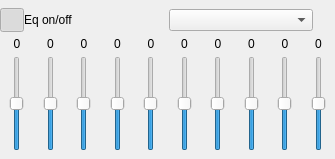
<?xml version="1.0" encoding="UTF-8"?>
<ui version="4.0">
 <class>GUI_Equalizer</class>
 <widget class="QDockWidget" name="GUI_Equalizer">
  <property name="geometry">
   <rect>
    <x>0</x>
    <y>0</y>
    <width>335</width>
    <height>159</height>
   </rect>
  </property>
  <property name="sizePolicy">
   <sizepolicy hsizetype="MinimumExpanding" vsizetype="Minimum">
    <horstretch>0</horstretch>
    <verstretch>0</verstretch>
   </sizepolicy>
  </property>
  <property name="minimumSize">
   <size>
    <width>300</width>
    <height>152</height>
   </size>
  </property>
  <property name="features">
   <set>QDockWidget::DockWidgetClosable|QDockWidget::DockWidgetVerticalTitleBar</set>
  </property>
  <property name="allowedAreas">
   <set>Qt::AllDockWidgetAreas</set>
  </property>
  <property name="windowTitle">
   <string>Equalizer</string>
  </property>
  <widget class="QWidget" name="dockWidgetContents">
   <property name="sizePolicy">
    <sizepolicy hsizetype="Preferred" vsizetype="Preferred">
     <horstretch>0</horstretch>
     <verstretch>0</verstretch>
    </sizepolicy>
   </property>
   <layout class="QGridLayout" name="gridLayout">
    <property name="leftMargin">
     <number>0</number>
    </property>
    <property name="topMargin">
     <number>8</number>
    </property>
    <property name="rightMargin">
     <number>0</number>
    </property>
    <property name="bottomMargin">
     <number>8</number>
    </property>
    <property name="horizontalSpacing">
     <number>0</number>
    </property>
    <property name="verticalSpacing">
     <number>5</number>
    </property>
    <item row="0" column="1" colspan="10">
     <layout class="QHBoxLayout" name="horizontalLayout">
      <item>
       <widget class="QPushButton" name="but_enabled">
        <property name="minimumSize">
         <size>
          <width>24</width>
          <height>24</height>
         </size>
        </property>
        <property name="maximumSize">
         <size>
          <width>24</width>
          <height>24</height>
         </size>
        </property>
        <property name="text">
         <string/>
        </property>
        <property name="iconSize">
         <size>
          <width>18</width>
          <height>18</height>
         </size>
        </property>
        <property name="checkable">
         <bool>true</bool>
        </property>
        <property name="checked">
         <bool>true</bool>
        </property>
        <property name="flat">
         <bool>false</bool>
        </property>
       </widget>
      </item>
      <item>
       <widget class="QLabel" name="label_11">
        <property name="text">
         <string>Eq on/off</string>
        </property>
       </widget>
      </item>
      <item>
       <widget class="QComboBox" name="combo_presets">
        <property name="maximumSize">
         <size>
          <width>5000</width>
          <height>16777215</height>
         </size>
        </property>
       </widget>
      </item>
      <item>
       <widget class="QPushButton" name="btn_preset">
        <property name="sizePolicy">
         <sizepolicy hsizetype="Fixed" vsizetype="Fixed">
          <horstretch>0</horstretch>
          <verstretch>0</verstretch>
         </sizepolicy>
        </property>
        <property name="maximumSize">
         <size>
          <width>22</width>
          <height>22</height>
         </size>
        </property>
        <property name="toolTip">
         <string>Save as custom</string>
        </property>
        <property name="text">
         <string notr="true"/>
        </property>
        <property name="iconSize">
         <size>
          <width>18</width>
          <height>18</height>
         </size>
        </property>
        <property name="flat">
         <bool>true</bool>
        </property>
       </widget>
      </item>
     </layout>
    </item>
    <item row="5" column="6">
     <widget class="QLabel" name="label_6">
      <property name="sizePolicy">
       <sizepolicy hsizetype="MinimumExpanding" vsizetype="Preferred">
        <horstretch>0</horstretch>
        <verstretch>0</verstretch>
       </sizepolicy>
      </property>
      <property name="text">
       <string>0</string>
      </property>
      <property name="alignment">
       <set>Qt::AlignCenter</set>
      </property>
     </widget>
    </item>
    <item row="5" column="7">
     <widget class="QLabel" name="label_7">
      <property name="sizePolicy">
       <sizepolicy hsizetype="MinimumExpanding" vsizetype="Preferred">
        <horstretch>0</horstretch>
        <verstretch>0</verstretch>
       </sizepolicy>
      </property>
      <property name="text">
       <string>0</string>
      </property>
      <property name="alignment">
       <set>Qt::AlignCenter</set>
      </property>
     </widget>
    </item>
    <item row="5" column="8">
     <widget class="QLabel" name="label_8">
      <property name="sizePolicy">
       <sizepolicy hsizetype="MinimumExpanding" vsizetype="Preferred">
        <horstretch>0</horstretch>
        <verstretch>0</verstretch>
       </sizepolicy>
      </property>
      <property name="text">
       <string>0</string>
      </property>
      <property name="alignment">
       <set>Qt::AlignCenter</set>
      </property>
     </widget>
    </item>
    <item row="5" column="9">
     <widget class="QLabel" name="label_9">
      <property name="sizePolicy">
       <sizepolicy hsizetype="MinimumExpanding" vsizetype="Preferred">
        <horstretch>0</horstretch>
        <verstretch>0</verstretch>
       </sizepolicy>
      </property>
      <property name="text">
       <string>0</string>
      </property>
      <property name="alignment">
       <set>Qt::AlignCenter</set>
      </property>
     </widget>
    </item>
    <item row="5" column="10">
     <widget class="QLabel" name="label_10">
      <property name="sizePolicy">
       <sizepolicy hsizetype="MinimumExpanding" vsizetype="Preferred">
        <horstretch>0</horstretch>
        <verstretch>0</verstretch>
       </sizepolicy>
      </property>
      <property name="text">
       <string>0</string>
      </property>
      <property name="alignment">
       <set>Qt::AlignCenter</set>
      </property>
     </widget>
    </item>
    <item row="5" column="5">
     <widget class="QLabel" name="label_5">
      <property name="sizePolicy">
       <sizepolicy hsizetype="MinimumExpanding" vsizetype="Preferred">
        <horstretch>0</horstretch>
        <verstretch>0</verstretch>
       </sizepolicy>
      </property>
      <property name="text">
       <string>0</string>
      </property>
      <property name="alignment">
       <set>Qt::AlignCenter</set>
      </property>
     </widget>
    </item>
    <item row="5" column="4">
     <widget class="QLabel" name="label_4">
      <property name="sizePolicy">
       <sizepolicy hsizetype="MinimumExpanding" vsizetype="Preferred">
        <horstretch>0</horstretch>
        <verstretch>0</verstretch>
       </sizepolicy>
      </property>
      <property name="text">
       <string>0</string>
      </property>
      <property name="alignment">
       <set>Qt::AlignCenter</set>
      </property>
     </widget>
    </item>
    <item row="5" column="3">
     <widget class="QLabel" name="label_3">
      <property name="sizePolicy">
       <sizepolicy hsizetype="MinimumExpanding" vsizetype="Preferred">
        <horstretch>0</horstretch>
        <verstretch>0</verstretch>
       </sizepolicy>
      </property>
      <property name="text">
       <string>0</string>
      </property>
      <property name="alignment">
       <set>Qt::AlignCenter</set>
      </property>
     </widget>
    </item>
    <item row="5" column="2">
     <widget class="QLabel" name="label_2">
      <property name="sizePolicy">
       <sizepolicy hsizetype="MinimumExpanding" vsizetype="Preferred">
        <horstretch>0</horstretch>
        <verstretch>0</verstretch>
       </sizepolicy>
      </property>
      <property name="text">
       <string>0</string>
      </property>
      <property name="alignment">
       <set>Qt::AlignCenter</set>
      </property>
     </widget>
    </item>
    <item row="5" column="1">
     <widget class="QLabel" name="label">
      <property name="sizePolicy">
       <sizepolicy hsizetype="MinimumExpanding" vsizetype="Preferred">
        <horstretch>0</horstretch>
        <verstretch>0</verstretch>
       </sizepolicy>
      </property>
      <property name="text">
       <string>0</string>
      </property>
      <property name="alignment">
       <set>Qt::AlignCenter</set>
      </property>
     </widget>
    </item>
    <item row="6" column="9">
     <widget class="QSlider" name="sli_8">
      <property name="sizePolicy">
       <sizepolicy hsizetype="MinimumExpanding" vsizetype="MinimumExpanding">
        <horstretch>0</horstretch>
        <verstretch>0</verstretch>
       </sizepolicy>
      </property>
      <property name="minimumSize">
       <size>
        <width>0</width>
        <height>80</height>
       </size>
      </property>
      <property name="maximumSize">
       <size>
        <width>16777215</width>
        <height>5000</height>
       </size>
      </property>
      <property name="minimum">
       <number>-24</number>
      </property>
      <property name="maximum">
       <number>24</number>
      </property>
      <property name="orientation">
       <enum>Qt::Vertical</enum>
      </property>
     </widget>
    </item>
    <item row="6" column="8">
     <widget class="QSlider" name="sli_7">
      <property name="sizePolicy">
       <sizepolicy hsizetype="MinimumExpanding" vsizetype="Expanding">
        <horstretch>0</horstretch>
        <verstretch>0</verstretch>
       </sizepolicy>
      </property>
      <property name="minimumSize">
       <size>
        <width>0</width>
        <height>65</height>
       </size>
      </property>
      <property name="maximumSize">
       <size>
        <width>16777215</width>
        <height>5000</height>
       </size>
      </property>
      <property name="minimum">
       <number>-24</number>
      </property>
      <property name="maximum">
       <number>24</number>
      </property>
      <property name="orientation">
       <enum>Qt::Vertical</enum>
      </property>
     </widget>
    </item>
    <item row="6" column="7">
     <widget class="QSlider" name="sli_6">
      <property name="sizePolicy">
       <sizepolicy hsizetype="MinimumExpanding" vsizetype="Expanding">
        <horstretch>0</horstretch>
        <verstretch>0</verstretch>
       </sizepolicy>
      </property>
      <property name="minimumSize">
       <size>
        <width>0</width>
        <height>65</height>
       </size>
      </property>
      <property name="maximumSize">
       <size>
        <width>16777215</width>
        <height>5000</height>
       </size>
      </property>
      <property name="minimum">
       <number>-24</number>
      </property>
      <property name="maximum">
       <number>24</number>
      </property>
      <property name="orientation">
       <enum>Qt::Vertical</enum>
      </property>
     </widget>
    </item>
    <item row="6" column="6">
     <widget class="QSlider" name="sli_5">
      <property name="sizePolicy">
       <sizepolicy hsizetype="MinimumExpanding" vsizetype="Expanding">
        <horstretch>0</horstretch>
        <verstretch>0</verstretch>
       </sizepolicy>
      </property>
      <property name="minimumSize">
       <size>
        <width>0</width>
        <height>65</height>
       </size>
      </property>
      <property name="maximumSize">
       <size>
        <width>16777215</width>
        <height>5000</height>
       </size>
      </property>
      <property name="minimum">
       <number>-24</number>
      </property>
      <property name="maximum">
       <number>24</number>
      </property>
      <property name="orientation">
       <enum>Qt::Vertical</enum>
      </property>
     </widget>
    </item>
    <item row="6" column="4">
     <widget class="QSlider" name="sli_3">
      <property name="sizePolicy">
       <sizepolicy hsizetype="MinimumExpanding" vsizetype="Expanding">
        <horstretch>0</horstretch>
        <verstretch>0</verstretch>
       </sizepolicy>
      </property>
      <property name="minimumSize">
       <size>
        <width>0</width>
        <height>65</height>
       </size>
      </property>
      <property name="maximumSize">
       <size>
        <width>16777215</width>
        <height>5000</height>
       </size>
      </property>
      <property name="minimum">
       <number>-24</number>
      </property>
      <property name="maximum">
       <number>24</number>
      </property>
      <property name="orientation">
       <enum>Qt::Vertical</enum>
      </property>
     </widget>
    </item>
    <item row="6" column="3">
     <widget class="QSlider" name="sli_2">
      <property name="sizePolicy">
       <sizepolicy hsizetype="MinimumExpanding" vsizetype="Expanding">
        <horstretch>0</horstretch>
        <verstretch>0</verstretch>
       </sizepolicy>
      </property>
      <property name="minimumSize">
       <size>
        <width>0</width>
        <height>65</height>
       </size>
      </property>
      <property name="maximumSize">
       <size>
        <width>16777215</width>
        <height>5000</height>
       </size>
      </property>
      <property name="minimum">
       <number>-24</number>
      </property>
      <property name="maximum">
       <number>24</number>
      </property>
      <property name="orientation">
       <enum>Qt::Vertical</enum>
      </property>
     </widget>
    </item>
    <item row="6" column="2">
     <widget class="QSlider" name="sli_1">
      <property name="sizePolicy">
       <sizepolicy hsizetype="MinimumExpanding" vsizetype="Expanding">
        <horstretch>0</horstretch>
        <verstretch>0</verstretch>
       </sizepolicy>
      </property>
      <property name="minimumSize">
       <size>
        <width>0</width>
        <height>65</height>
       </size>
      </property>
      <property name="maximumSize">
       <size>
        <width>16777215</width>
        <height>5000</height>
       </size>
      </property>
      <property name="minimum">
       <number>-24</number>
      </property>
      <property name="maximum">
       <number>24</number>
      </property>
      <property name="orientation">
       <enum>Qt::Vertical</enum>
      </property>
     </widget>
    </item>
    <item row="6" column="1">
     <widget class="QSlider" name="sli_0">
      <property name="sizePolicy">
       <sizepolicy hsizetype="MinimumExpanding" vsizetype="Expanding">
        <horstretch>0</horstretch>
        <verstretch>0</verstretch>
       </sizepolicy>
      </property>
      <property name="minimumSize">
       <size>
        <width>0</width>
        <height>65</height>
       </size>
      </property>
      <property name="maximumSize">
       <size>
        <width>16777215</width>
        <height>5000</height>
       </size>
      </property>
      <property name="minimum">
       <number>-24</number>
      </property>
      <property name="maximum">
       <number>24</number>
      </property>
      <property name="orientation">
       <enum>Qt::Vertical</enum>
      </property>
     </widget>
    </item>
    <item row="6" column="5">
     <widget class="QSlider" name="sli_4">
      <property name="sizePolicy">
       <sizepolicy hsizetype="MinimumExpanding" vsizetype="Expanding">
        <horstretch>0</horstretch>
        <verstretch>0</verstretch>
       </sizepolicy>
      </property>
      <property name="minimumSize">
       <size>
        <width>0</width>
        <height>65</height>
       </size>
      </property>
      <property name="maximumSize">
       <size>
        <width>16777215</width>
        <height>5000</height>
       </size>
      </property>
      <property name="minimum">
       <number>-24</number>
      </property>
      <property name="maximum">
       <number>24</number>
      </property>
      <property name="orientation">
       <enum>Qt::Vertical</enum>
      </property>
     </widget>
    </item>
    <item row="6" column="10">
     <widget class="QSlider" name="sli_9">
      <property name="sizePolicy">
       <sizepolicy hsizetype="MinimumExpanding" vsizetype="Expanding">
        <horstretch>0</horstretch>
        <verstretch>5</verstretch>
       </sizepolicy>
      </property>
      <property name="minimumSize">
       <size>
        <width>0</width>
        <height>65</height>
       </size>
      </property>
      <property name="maximumSize">
       <size>
        <width>16777215</width>
        <height>5000</height>
       </size>
      </property>
      <property name="sizeIncrement">
       <size>
        <width>0</width>
        <height>0</height>
       </size>
      </property>
      <property name="layoutDirection">
       <enum>Qt::LeftToRight</enum>
      </property>
      <property name="minimum">
       <number>-24</number>
      </property>
      <property name="maximum">
       <number>24</number>
      </property>
      <property name="orientation">
       <enum>Qt::Vertical</enum>
      </property>
     </widget>
    </item>
   </layout>
  </widget>
 </widget>
 <resources/>
 <connections/>
</ui>
